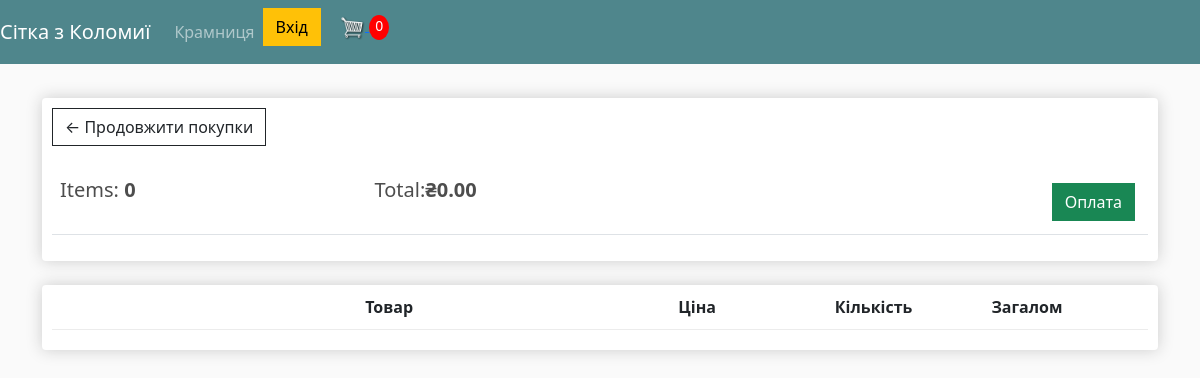
The page /cart/ (signed in) on the database as committed earlier.
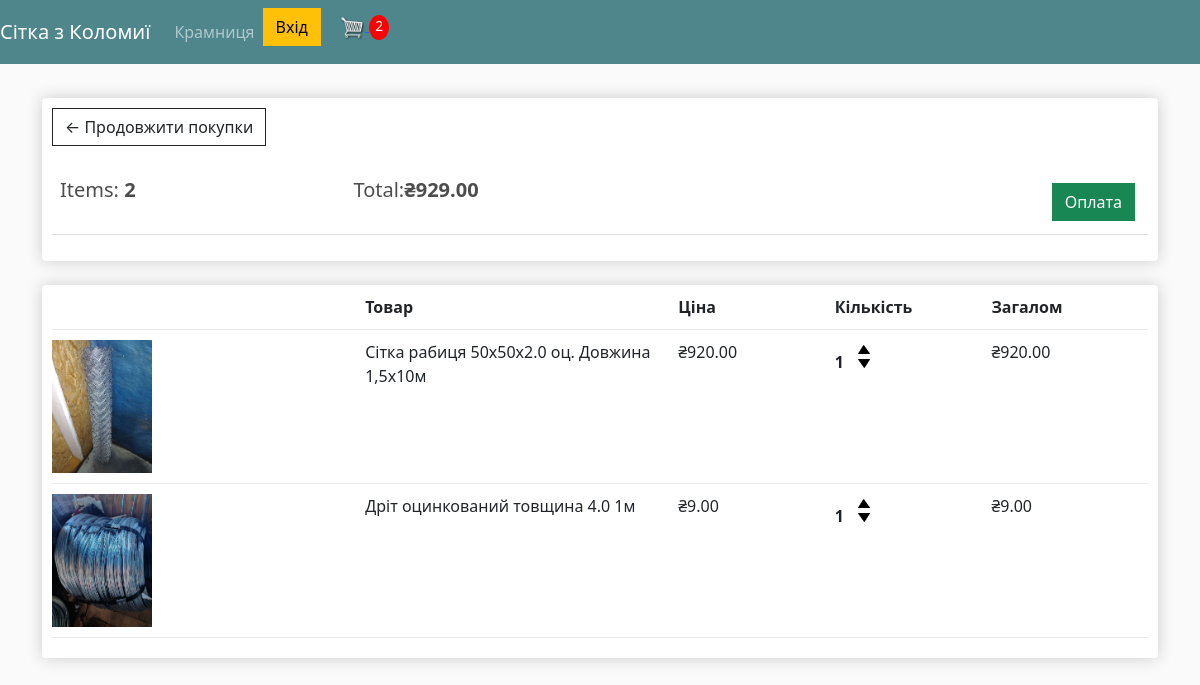
The same page on the database as committed later.
### store/models.py (models this page shows, shortened)
class Order(models.Model):
    customer = models.ForeignKey(Customer, on_delete=models.SET_NULL, null=True, blank=True)
    date_ordered = models.DateTimeField(auto_now_add=True)
    complete = models.BooleanField(default=False, null=True, blank=False)
    transaction_id = models.CharField(max_length=200, null=True)
    @property
    def get_cart_total(self):
        orderitems =  self.orderitem_set.all()
        total = sum([item.get_total for item in orderitems])
        return total
    @property
    def get_cart_items(self):
        orderitems =  self.orderitem_set.all()
        total = sum([item.quantity for item in orderitems])
        return total

class OrderItem(models.Model):
    product = models.ForeignKey(Product, on_delete=models.SET_NULL, null=True)
    order = models.ForeignKey(Order, on_delete=models.SET_NULL, null=True)
    quantity = models.IntegerField(default=0, null=True, blank=True)
    date_added = models.DateTimeField(auto_now_add=True)
    @property
    def get_total(self):
        total = self.product.price * self.quantity
        return total

class Product(models.Model):
    name = models.CharField(max_length=200, null=True)
    price = models.DecimalField(max_digits=8, decimal_places=2)
    delivery = models.BooleanField(default=False, null=True, blank=False)
    image = models.ImageField(null=True, blank=True)
    @property
    def imageURL(self):
        try:
            url = self.image.url
        except:
            url = ''
        return url

### store/views.py (the view)
# urls.py: path('cart/', views.cart, name="cart"),
def cart(request):
	data = cartData(request)
	cartItems = data['cartItems']
	order = data['order']
	items = data['items']
	context = {'items':items, 'order':order, 'cartItems': cartItems}
	return render(request, 'store/cart.html', context)

### store/utils.py (called while the page is built)
def cartData(request):
	if request.user.is_authenticated:
		customer = request.user.customer
		order, created = Order.objects.get_or_create(customer=customer, complete=False)
		items= order.orderitem_set.all()
		cartItems = order.get_cart_items
	else:
		cookieData = cookieCart(request)
		cartItems = cookieData['cartItems']
		order = cookieData['order']
		items = cookieData['items']
	return {'cartItems': cartItems, 'order': order, 'items': items}

### store/templates/store/cart.html
{% extends 'store/main.html' %}
{% load static %}
{% block content %}
<div class="row">
	<div class="col-lg-12">
		<div class="box-element">
            <a  class="btn btn-outline-dark" href="{% url 'store' %}">&#x2190; Продовжити покупки</a>
            <br>
            <br>
            <table class="table">
                <tr>
                    <th><h5>Items: <strong>{{order.get_cart_items}}</strong></h5></th>
                    <th><h5>Total:<strong>₴{{order.get_cart_total|floatformat:2}}</strong></h5></th>
                    <th>
                        <a  style="float:right; margin:5px;" class="btn btn-success" href="{% url 'checkout' %}">Оплата</a>
                    </th>
                </tr>
            </table>
        </div>
        <br>
        <div class="box-element">
            <div class="cart-row">
                <div style="flex:2"></div>
                <div style="flex:2"><strong>Товар</strong></div>
                <div style="flex:1"><strong>Ціна</strong></div>
                <div style="flex:1"><strong>Кількість</strong></div>
                <div style="flex:1"><strong>Загалом</strong></div>
            </div>
            {% for item in items %}
            <div class="cart-row">
                <div style="flex:2"><img class="row-image" src="{{item.product.imageURL}}"></div>
                <div style="flex:2">{{item.product.name}}</div>
                <div style="flex:1">₴{{item.product.price|floatformat:2}}</div>
                <div style="flex:1">
                    <p class="quantity">{{item.quantity}}</p>
                    <div class="quantity">
                        <img data-product={{item.product.id}} data-action="add" class="chg-quantity update-cart" src="{% static  'images/arrow-up.png' %}">
                        <img data-product={{item.product.id}} data-action="remove" class="chg-quantity update-cart" src="{% static  'images/arrow-down.png' %}">
                    </div>
                </div>
                <div style="flex:1"><p>₴{{item.get_total}}</p></div>
            </div>
            {% endfor %}
	    </div>
    </div>
</div>
{% endblock content %}

### store/templates/store/main.html (shortened to what this page needs)
<!DOCTYPE html>
{% load static %}
<html>
    <head>
           <link href="https://cdn.jsdelivr.net/npm/bootstrap@5.3.3/dist/css/bootstrap.min.css"
           rel="stylesheet"
>
            <link rel="stylesheet" href="{% static 'css/main.css' %}">
     </head>
     <body>
        <nav class="navbar navbar-expand-lg navbar-dark bg-dark">
  <a class="navbar-brand" href="{% url 'store' %}">Сітка з Коломиї</a>
  <div class="collapse navbar-collapse" id="navbarSupportedContent">
    <ul class="navbar-nav mr-auto">
      <li class="nav-item active">
        <a class="nav-link" href="{% url 'store' %}">Крамниця</span></a>
      </li>
    </ul>
    <div class="form-inline my-2 my-lg-0">
        <a href="/admin" class="btn btn-warning">Вхід</a>
        <a href="{% url 'cart' %}">
           <img  id="cart-icon" src="{% static 'images/cart.png' %}">
       </a>
       <p id="cart-total">{{cartItems}}</p>
   </div>
  </div>
</nav>
         <div class="container">
                <br>
                {% block content %}
                 {% endblock content %}
         </div>
    </body>
</html>

### static/css/main.css (style rules this page uses)
body { background-color: hsl(0, 0%, 98%); }
h1,h2,h3,h4,h5,h6 { color:hsl(0, 0%, 30%); }
.box-element { box-shadow:hsl(0, 0%, 80%) 0 0 16px; background-color: #fff; border-radius: 4px; padding: 10px; }
.bg-dark { background-color: #4f868c!important; }
#cart-icon { width:25px; display: inline-block; margin-left: 15px; }
#cart-total { display: inline-block; text-align: center; color:#fff; background-color: red; width: 20px; height: 25px; border-radius: 50%; font-size: 14px; }
.col-lg-4, .col-lg-6, .col-lg-8, .col-lg-12 { margin-top: 10px; }
.btn { border-radius: 0; }
.row-image { width: 100px; }
.cart-row { display: flex; align-items: flex-stretch; padding-bottom: 10px; margin-bottom: 10px; border-bottom: 1px solid #ececec; }
.quantity { display: inline-block; font-weight: 700; padding-right:10px; }
.chg-quantity { width: 12px; cursor: pointer; display: block; margin-top: 5px; transition:.1s; }

Rows that differ between the two databases and show on the page:
no longer on this page (row edited): Order: get_cart_items "0", get_cart_total "0.00"
added Order: get_cart_items "2", get_cart_total "929.00"
added OrderItem: product.imageURL (picture), product.name "Сітка рабиця 50х50х2.0 оц. Довжина 1,5х10м", product.price "920.00", quantity "1", get_total "920.00"
added OrderItem: product.imageURL (picture), product.name "Дріт оцинкований товщина 4.0 1м", product.price "9.00", quantity "1", get_total "9.00"
Other text that changed with them:
{{ cartItems }}: "0" → "2"
